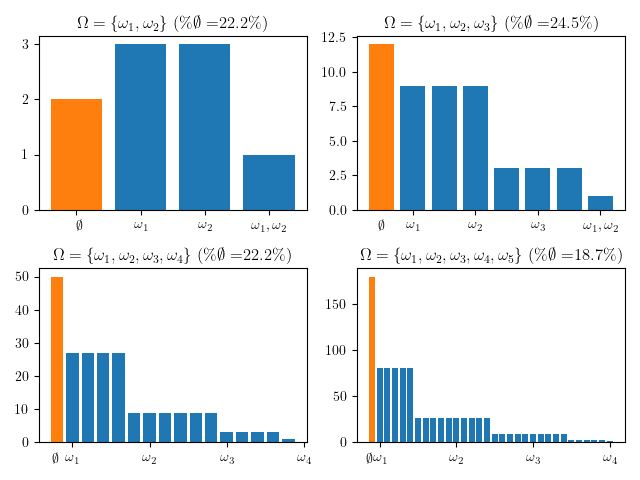

Write the Python code that produced this figure.
#!/usr/bin/python
from sys import argv
import os
import sys
import inspect
from tqdm import tqdm
import pickle
import matplotlib.pyplot as plt
import shutil

currentdir = os.path.dirname(os.path.abspath(inspect.getfile(inspect.currentframe())))
parentdir = os.path.dirname(currentdir)
sys.path.insert(0, parentdir) 
parentdir2 = os.path.dirname(parentdir)
sys.path.insert(0, parentdir2) 
dirname = os.path.dirname(__file__)
basename =os.path.basename(__file__)

from pyds.pyds import MassFunction
# from tensords.tensords import TensorMassFunction


# from tensords.tensords_mask import TensorMassFunctionMask
# from tensords.tensords_mask_csr import TensorMassFunctionMask_CSR

#from TensorBeliefFunction.tensords.tensords import TensorMassFunction
#from TensorBeliefFunction.tensords.tensords_mask import TensorMassFunctionMask 
#from TensorBeliefFunction.tensords.tensords_mask_csr import TensorMassFunctionMask_CSR

#from TensorBeliefFunction.tensords import TensorMassFunction
#from TensorBeliefFunction.tensords_mask import TensorMassFunctionMask 
#from tensor_ds.tensords_mask_pythonloop import TensorMassFunctionMask
from tensords_mask_pythonloop2 import TensorMassFunctionMask


from itertools import product
from TestTool import *

params = { "text.usetex" : True,"font.family" : "serif", "font.serif" : ["Computer Modern Serif"]}
#plt.rcParams.update(params)

#from TensorBeliefFunction.tensords_mask_csc import TensorMassFunctionMask_CSC
params = { "text.usetex" : True,"font.family" : "serif", "font.serif" : ["Computer Modern Serif"]}
plt.rcParams.update(params)
n1 = 2
n = 6
size = n-n1



fig, axss = plt.subplots(2, 2, tight_layout=True)



for i in tqdm(range(2,n),'mask'):


    frame,dicts,array = GenerateSingularrameOfDiscernment(i)
    tmp = TensorMassFunctionMask.SetFrame(frame)
    x = TensorMassFunctionMask.projectionMask
    unique, counts = np.unique(x, return_counts=True)
    

    
    percent = 100*counts[0]/sum(counts)
    if i ==2: 
        axs = axss[0,0]
        axs.set_title("$\Omega=\{\omega_1,\omega_2\}$ (\%$\emptyset=$" + "{:.1f}".format(percent) + "\%)")
    elif i ==3: 
        axs = axss[0,1]
        axs.set_title("$\Omega=\{\omega_1,\omega_2,\omega_3\}$ (\%$\emptyset=$" +  "{:.1f}".format(percent)+ "\%)")
    elif i ==4: 
        axs = axss[1,0]
        axs.set_title("$\Omega=\{\omega_1,\omega_2,\omega_3,\omega_4\}$ (\%$\emptyset=$" + "{:.1f}".format(percent)+ "\%)")
    elif i ==5: 
        axs = axss[1,1]
        axs.set_title("$\Omega=\{\omega_1,\omega_2,\omega_3,\omega_4,\omega_5\}$ (\%$\emptyset=$" + "{:.1f}".format(percent)+ "\%)")
    

    axs: plt.Axes = axs
    #axs.set_title("$|\Omega|=$" + str(i))
    axs.bar(unique,counts)
    axs.bar([unique[0]],[counts[0]])
    
    ticks = axs.get_xticks()
    ticklabels = axs.get_xticklabels()
    labels = [item.get_text() for item in axs.get_xticklabels()]
    asd=123
    
    tickvalue_run = 0 
    for i in range(len(labels)):
        if labels[i] == '−1':
            labels[i] = "$\emptyset$"; continue
        if labels[i].find('−') >=0: continue
        #tickvalue = int(labels[i])
        tickvalue = tickvalue_run
        tickvalue_run+=1
        if tickvalue >= len(TensorMassFunctionMask.sortedPowerset):
            labels[i] = ""; continue
        
        myset = TensorMassFunctionMask.sortedPowerset[tickvalue]
        myset2 = TensorMassFunctionMask.setMapInt2Char[myset]
        mysetname = ""
        for e in myset:
            mysetname += frame[e]
        labels[i] = mysetname


    for i in range(len(labels)):
        if labels[i] == '$\\mathdefault{−1}$' :labels[i] = ''
        elif labels[i] == 'a' :labels[i] = '$\omega_1$'
        elif labels[i] == 'b' :labels[i] = '$\omega_2$'
        elif labels[i] == 'c' :labels[i] = '$\omega_3$'
        elif labels[i] == 'd' :labels[i] = '$\omega_4$'
        elif labels[i] == 'ab' :labels[i] = '$\omega_1,\omega_2$'


    axs.set_xticklabels(labels)
    trans = axs.get_xaxis_transform()

    #axs.text(-1,-1,"$\emptyset$",horizontalalignment='center',
     #   verticalalignment='top' )

    axs.annotate('$\emptyset$', xy=(-0.9, -0.098), xycoords=axs.get_xaxis_transform(),
                   xytext=(0,0), textcoords="offset points", ha="right", va="center")
        
    asd=123

fileName = dirname + '/' + basename.replace('.py','.png')
plt.savefig(fileName)

fileName = dirname + '/' + basename.replace('.py','.pdf')
plt.savefig(fileName)

fileName2 = "D:/Dropbox/Apps/Overleaf/Toan_202405_Tensor_BeliefFunction/Figures/"+basename.replace('.py','.pdf')
shutil.copyfile(fileName,fileName2 )


plt.show()
